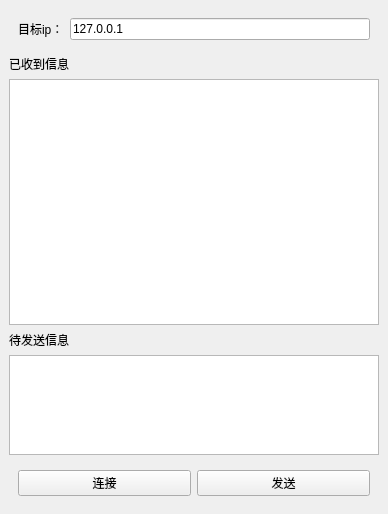
<?xml version="1.0" encoding="UTF-8"?>
<ui version="4.0">
 <class>MainWindow</class>
 <widget class="QMainWindow" name="MainWindow">
  <property name="geometry">
   <rect>
    <x>0</x>
    <y>0</y>
    <width>388</width>
    <height>514</height>
   </rect>
  </property>
  <property name="windowTitle">
   <string>MainWindow</string>
  </property>
  <widget class="QWidget" name="centralwidget">
   <layout class="QVBoxLayout" name="verticalLayout">
    <item>
     <widget class="QWidget" name="widgetSet" native="true">
      <layout class="QHBoxLayout" name="horizontalLayout_2">
       <item>
        <widget class="QLabel" name="labelTarget">
         <property name="text">
          <string>目标ip：</string>
         </property>
         <property name="buddy">
          <cstring>leTarget</cstring>
         </property>
        </widget>
       </item>
       <item>
        <widget class="QLineEdit" name="leTarget">
         <property name="text">
          <string>127.0.0.1</string>
         </property>
        </widget>
       </item>
      </layout>
     </widget>
    </item>
    <item>
     <widget class="QLabel" name="labGet">
      <property name="text">
       <string>已收到信息</string>
      </property>
     </widget>
    </item>
    <item>
     <widget class="QTextEdit" name="textGet"/>
    </item>
    <item>
     <widget class="QLabel" name="labSend">
      <property name="text">
       <string>待发送信息</string>
      </property>
     </widget>
    </item>
    <item>
     <widget class="QTextEdit" name="textSend">
      <property name="maximumSize">
       <size>
        <width>16777215</width>
        <height>100</height>
       </size>
      </property>
     </widget>
    </item>
    <item>
     <widget class="QWidget" name="widgetBtn" native="true">
      <layout class="QHBoxLayout" name="horizontalLayout">
       <item>
        <widget class="QPushButton" name="pbtnConnect">
         <property name="text">
          <string>连接</string>
         </property>
        </widget>
       </item>
       <item>
        <widget class="QPushButton" name="pbtnSend">
         <property name="text">
          <string>发送</string>
         </property>
        </widget>
       </item>
      </layout>
     </widget>
    </item>
   </layout>
  </widget>
 </widget>
 <resources/>
 <connections/>
</ui>
